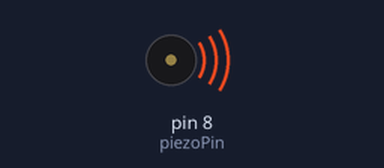
The sketch below on a simulated Arduino Uno, built with avr-gcc and run on an emulated ATmega328P. Shown: buzzer (waves = sounding).

Above: at 3.2 s.
At 3.62 s:
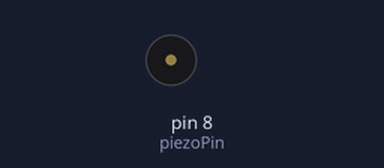
Timing chart, 0 to 4.2 s (numbered marks = the images above):
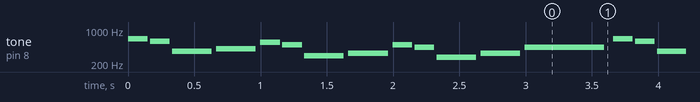

The sketch:

songTest.ino
```cpp
//editing and testing song functions to be integrated into HanselAndGretel.ino
#include "pitches.h"

//CONSTANTS
const int piezoPin = 8;

//WITCHTHEME GLOBALS
int witchTempo = 225;
const int witchMelody[] PROGMEM = {
  // At Doom's Gate (E1M1)
  // Score available at https://musescore.com/pieridot/doom

  NOTE_E2, 8, NOTE_E2, 8, NOTE_E3, 8, NOTE_E2, 8, NOTE_E2, 8, NOTE_D3, 8, NOTE_E2, 8, NOTE_E2, 8, //1
  NOTE_C3, 8, NOTE_E2, 8, NOTE_E2, 8, NOTE_AS2, 8, NOTE_E2, 8, NOTE_E2, 8, NOTE_B2, 8, NOTE_C3, 8,
  NOTE_E2, 8, NOTE_E2, 8, NOTE_E3, 8, NOTE_E2, 8, NOTE_E2, 8, NOTE_D3, 8, NOTE_E2, 8, NOTE_E2, 8,
  NOTE_C3, 8, NOTE_E2, 8, NOTE_E2, 8, NOTE_AS2, -2,

  NOTE_E2, 8, NOTE_E2, 8, NOTE_E3, 8, NOTE_E2, 8, NOTE_E2, 8, NOTE_D3, 8, NOTE_E2, 8, NOTE_E2, 8, //5
  NOTE_C3, 8, NOTE_E2, 8, NOTE_E2, 8, NOTE_AS2, 8, NOTE_E2, 8, NOTE_E2, 8, NOTE_B2, 8, NOTE_C3, 8,
  NOTE_E2, 8, NOTE_E2, 8, NOTE_E3, 8, NOTE_E2, 8, NOTE_E2, 8, NOTE_D3, 8, NOTE_E2, 8, NOTE_E2, 8,
  NOTE_C3, 8, NOTE_E2, 8, NOTE_E2, 8, NOTE_AS2, -2,

  NOTE_E2, 8, NOTE_E2, 8, NOTE_E3, 8, NOTE_E2, 8, NOTE_E2, 8, NOTE_D3, 8, NOTE_E2, 8, NOTE_E2, 8, //9
  NOTE_C3, 8, NOTE_E2, 8, NOTE_E2, 8, NOTE_AS2, 8, NOTE_E2, 8, NOTE_E2, 8, NOTE_B2, 8, NOTE_C3, 8,
  NOTE_E2, 8, NOTE_E2, 8, NOTE_E3, 8, NOTE_E2, 8, NOTE_E2, 8, NOTE_D3, 8, NOTE_E2, 8, NOTE_E2, 8,
  NOTE_C3, 8, NOTE_E2, 8, NOTE_E2, 8, NOTE_AS2, -2,

  NOTE_E2, 8, NOTE_E2, 8, NOTE_E3, 8, NOTE_E2, 8, NOTE_E2, 8, NOTE_D3, 8, NOTE_E2, 8, NOTE_E2, 8, //13
  NOTE_C3, 8, NOTE_E2, 8, NOTE_E2, 8, NOTE_AS2, 8, NOTE_E2, 8, NOTE_E2, 8, NOTE_B2, 8, NOTE_C3, 8,
  NOTE_E2, 8, NOTE_E2, 8, NOTE_E3, 8, NOTE_E2, 8, NOTE_E2, 8, NOTE_D3, 8, NOTE_E2, 8, NOTE_E2, 8,
  NOTE_FS3, -16, NOTE_D3, -16, NOTE_B2, -16, NOTE_A3, -16, NOTE_FS3, -16, NOTE_B2, -16, NOTE_D3, -16, NOTE_FS3, -16, NOTE_A3, -16, NOTE_FS3, -16, NOTE_D3, -16, NOTE_B2, -16,

  NOTE_E2, 8, NOTE_E2, 8, NOTE_E3, 8, NOTE_E2, 8, NOTE_E2, 8, NOTE_D3, 8, NOTE_E2, 8, NOTE_E2, 8, //17
  NOTE_C3, 8, NOTE_E2, 8, NOTE_E2, 8, NOTE_AS2, 8, NOTE_E2, 8, NOTE_E2, 8, NOTE_B2, 8, NOTE_C3, 8,
  NOTE_E2, 8, NOTE_E2, 8, NOTE_E3, 8, NOTE_E2, 8, NOTE_E2, 8, NOTE_D3, 8, NOTE_E2, 8, NOTE_E2, 8,
  NOTE_C3, 8, NOTE_E2, 8, NOTE_E2, 8, NOTE_AS2, -2,

  NOTE_E2, 8, NOTE_E2, 8, NOTE_E3, 8, NOTE_E2, 8, NOTE_E2, 8, NOTE_D3, 8, NOTE_E2, 8, NOTE_E2, 8, //21
  NOTE_C3, 8, NOTE_E2, 8, NOTE_E2, 8, NOTE_AS2, 8, NOTE_E2, 8, NOTE_E2, 8, NOTE_B2, 8, NOTE_C3, 8,
  NOTE_E2, 8, NOTE_E2, 8, NOTE_E3, 8, NOTE_E2, 8, NOTE_E2, 8, NOTE_D3, 8, NOTE_E2, 8, NOTE_E2, 8,
  NOTE_B3, -16, NOTE_G3, -16, NOTE_E3, -16, NOTE_G3, -16, NOTE_B3, -16, NOTE_E4, -16, NOTE_G3, -16, NOTE_B3, -16, NOTE_E4, -16, NOTE_B3, -16, NOTE_G4, -16, NOTE_B4, -16,

  NOTE_A2, 8, NOTE_A2, 8, NOTE_A3, 8, NOTE_A2, 8, NOTE_A2, 8, NOTE_G3, 8, NOTE_A2, 8, NOTE_A2, 8, //25
  NOTE_F3, 8, NOTE_A2, 8, NOTE_A2, 8, NOTE_DS3, 8, NOTE_A2, 8, NOTE_A2, 8, NOTE_E3, 8, NOTE_F3, 8,
  NOTE_A2, 8, NOTE_A2, 8, NOTE_A3, 8, NOTE_A2, 8, NOTE_A2, 8, NOTE_G3, 8, NOTE_A2, 8, NOTE_A2, 8,
  NOTE_F3, 8, NOTE_A2, 8, NOTE_A2, 8, NOTE_DS3, -2
};

//HANSELCRYING GLOBALS
int hanselTempo = 144;
const PROGMEM int hanselMelody[] = {
  // Bloody Tears, from Castlevania II
  // Arranged by Bobby Lee. THe flute part was used
  // https://musescore.com/user/263171/scores/883296

  //B-flat major Bb Eb
  REST, 4, NOTE_G5, 4,
  NOTE_A5, 4, NOTE_AS5, 4,
  NOTE_A5, 4, NOTE_F5, 4,
  NOTE_A5, 4, NOTE_G5, 4,
  REST, 4, NOTE_G5, 4,
  NOTE_A5, 4, NOTE_AS5, 4,
  NOTE_C6, 4, NOTE_AS5, 4,

  NOTE_A5, 4, NOTE_G5, 4, //8
  REST, 4, NOTE_G5, 4,
  NOTE_A5, 4, NOTE_AS5, 4,
  NOTE_A5, 4, NOTE_F5, 4,
  NOTE_A5, 4, NOTE_G5, 4,
  NOTE_D6, 4, REST, 8, NOTE_C6, 8,
  REST, 4, NOTE_AS5, 4,

  NOTE_A5, 4, NOTE_AS5, 8, NOTE_C6, 8, //15
  NOTE_F6, 8, REST, 8, REST, 4,
  NOTE_G5, 16, NOTE_D5, 16, NOTE_D6, 16, NOTE_D5, 16, NOTE_C6, 16, NOTE_D5, 16, NOTE_AS5, 16, NOTE_D5, 16,
  NOTE_A5, 16, NOTE_D5, 16, NOTE_AS5, 16, NOTE_D5, 16, NOTE_A5, 16, NOTE_D5, 16, NOTE_G5, 16, NOTE_D5, 16,
  NOTE_A5, 16, NOTE_D5, 16, NOTE_AS5, 16, NOTE_D5, 16, NOTE_C6, 16, NOTE_D5, 16, NOTE_AS5, 16, NOTE_D5, 16,

  NOTE_A5, 16, NOTE_D5, 16, NOTE_F5, 16, NOTE_D5, 16, NOTE_A5, 16, NOTE_D5, 16, NOTE_G5, 16, NOTE_D5, 16, //20
  NOTE_G5, 16, NOTE_D5, 16, NOTE_D6, 16, NOTE_D5, 16, NOTE_C6, 16, NOTE_D5, 16, NOTE_AS5, 16, NOTE_D5, 16,
  NOTE_A5, 16, NOTE_D5, 16, NOTE_AS5, 16, NOTE_D5, 16, NOTE_A5, 16, NOTE_D5, 16, NOTE_AS5, 16, NOTE_D5, 16,
  NOTE_A5, 16, NOTE_D5, 16, NOTE_AS5, 16, NOTE_D5, 16, NOTE_C6, 16, NOTE_D5, 16, NOTE_AS5, 16, NOTE_D5, 16,
  NOTE_A5, 16, NOTE_D5, 16, NOTE_F5, 16, NOTE_D5, 16, NOTE_A5, 16, NOTE_D5, 16, NOTE_G5, 16, NOTE_D5, 16,

  NOTE_G5, 16, NOTE_D5, 16, NOTE_D6, 16, NOTE_D5, 16, NOTE_C6, 16, NOTE_D5, 16, NOTE_AS5, 16, NOTE_D5, 16, //25
  NOTE_A5, 16, NOTE_D5, 16, NOTE_AS5, 16, NOTE_D5, 16, NOTE_A5, 16, NOTE_D5, 16, NOTE_G5, 16, NOTE_D5, 16,
  NOTE_A5, 16, NOTE_D5, 16, NOTE_AS5, 16, NOTE_D5, 16, NOTE_C6, 16, NOTE_D5, 16, NOTE_AS5, 16, NOTE_D5, 16,
  NOTE_A5, 16, NOTE_D5, 16, NOTE_F5, 16, NOTE_D5, 16, NOTE_A5, 16, NOTE_D5, 16, NOTE_G5, 16, NOTE_D5, 16,
  NOTE_AS5, 16, NOTE_D5, 16, NOTE_D6, 16, NOTE_D5, 16, NOTE_C6, 16, NOTE_D5, 16, NOTE_AS5, 16, NOTE_D5, 16,

  NOTE_A5, 16, NOTE_D5, 16, NOTE_AS5, 16, NOTE_D5, 16, NOTE_A5, 16, NOTE_D5, 16, NOTE_G5, 16, NOTE_D5, 16,
  NOTE_A5, 16, NOTE_D5, 16, NOTE_AS5, 16, NOTE_D5, 16, NOTE_C6, 16, NOTE_D5, 16, NOTE_AS5, 16, NOTE_D5, 16,
  NOTE_A5, 16, NOTE_D5, 16, NOTE_F5, 16, NOTE_D5, 16, NOTE_A5, 16, NOTE_D5, 16, NOTE_G5, 16, NOTE_D5, 16,
  NOTE_C6, 16, NOTE_C6, 16, NOTE_F6, 16, NOTE_D6, 8, REST, 16, REST, 8,
  REST, 4, NOTE_C6, 16, NOTE_AS5, 16
};

//VICTORYTHEME GLOBALS
int victoryTempo = 180;
int victoryMelody[] = {
  // Nokia Ringtone
  // Score available at https://musescore.com/user/29944637/scores/5266155

  NOTE_E5, 8, NOTE_D5, 8, NOTE_FS4, 4, NOTE_GS4, 4,
  NOTE_CS5, 8, NOTE_B4, 8, NOTE_D4, 4, NOTE_E4, 4,
  NOTE_B4, 8, NOTE_A4, 8, NOTE_CS4, 4, NOTE_E4, 4,
  NOTE_A4, 2,
};

void setup() {
  pinMode(piezoPin, OUTPUT);
}

void loop() {
  //  witchTheme();
  //  hanselCrying();
  victoryTheme();
}

//WITCH SONG
void witchTheme() {
  //FIX into here and check in ovenBehavior()

  int notes = sizeof(witchMelody) / sizeof(witchMelody[0]) / 2;
  int wholenote = (60000 * 4) / witchTempo;
  int divider = 0, noteDuration = 0;

  // iterate over the notes of the melody.
  for (int thisNote = 0; thisNote < notes * 2; thisNote = thisNote + 2) {
    divider = pgm_read_word_near(witchMelody + thisNote + 1);
    if (divider > 0) {
      noteDuration = (wholenote) / divider;
    } else if (divider < 0) {
      noteDuration = (wholenote) / abs(divider);
      noteDuration *= 1.5;
    }
    tone(piezoPin, pgm_read_word_near(witchMelody + thisNote), noteDuration * 0.9);
    delay(noteDuration);
    noTone(piezoPin);
  }
}


//HANSEL SONG
void hanselCrying() {
  //FIX into here and check in cageBehavior()
  int notes = sizeof(hanselMelody) / sizeof(hanselMelody[0]) / 2;
  int wholenote = (60000 * 4) / hanselTempo;
  int divider = 0, noteDuration = 0;

  // iterate over the notes of the melody.
  for (int thisNote = 0; thisNote < notes * 2; thisNote = thisNote + 2) {
    divider = pgm_read_word_near(hanselMelody + thisNote + 1);
    if (divider > 0) {
      noteDuration = (wholenote) / divider;
    } else if (divider < 0) {
      noteDuration = (wholenote) / abs(divider);
      noteDuration *= 1.5;
    }
    tone(piezoPin, pgm_read_word_near(hanselMelody + thisNote ), noteDuration * 0.9);
    delay(noteDuration);
    noTone(piezoPin);
  }
}


//VICTORY SONG
void victoryTheme() {
  //FIX into here and check in cageBehavior()
  int notes = sizeof(victoryMelody) / sizeof(victoryMelody[0]) / 2;
  int wholenote = (60000 * 4) / victoryTempo;
  int divider = 0, noteDuration = 0;

  // iterate over the notes of the melody.
  for (int thisNote = 0; thisNote < notes * 2; thisNote = thisNote + 2) {
    divider = victoryMelody[thisNote + 1];
    if (divider > 0) {
      noteDuration = (wholenote) / divider;
    } else if (divider < 0) {
      noteDuration = (wholenote) / abs(divider);
      noteDuration *= 1.5;
    }
    tone(piezoPin, victoryMelody[thisNote], noteDuration * 0.9);
    delay(noteDuration);
    noTone(piezoPin);
  }
}
```

pitches.h
```cpp
/*************************************************
   Public Constants
 *************************************************/

#define NOTE_B0  31
#define NOTE_C1  33
#define NOTE_CS1 35
#define NOTE_D1  37
#define NOTE_DS1 39
#define NOTE_E1  41
#define NOTE_F1  44
#define NOTE_FS1 46
#define NOTE_G1  49
#define NOTE_GS1 52
#define NOTE_A1  55
#define NOTE_AS1 58
#define NOTE_B1  62
#define NOTE_C2  65
#define NOTE_CS2 69
#define NOTE_D2  73
#define NOTE_DS2 78
#define NOTE_E2  82
#define NOTE_F2  87
#define NOTE_FS2 93
#define NOTE_G2  98
#define NOTE_GS2 104
#define NOTE_A2  110
#define NOTE_AS2 117
#define NOTE_B2  123
#define NOTE_C3  131
#define NOTE_CS3 139
#define NOTE_D3  147
#define NOTE_DS3 156
#define NOTE_E3  165
#define NOTE_F3  175
#define NOTE_FS3 185
#define NOTE_G3  196
#define NOTE_GS3 208
#define NOTE_A3  220
#define NOTE_AS3 233
#define NOTE_B3  247
#define NOTE_C4  262
#define NOTE_CS4 277
#define NOTE_D4  294
#define NOTE_DS4 311
#define NOTE_E4  330
#define NOTE_F4  349
#define NOTE_FS4 370
#define NOTE_G4  392
#define NOTE_GS4 415
#define NOTE_A4  440
#define NOTE_AS4 466
#define NOTE_B4  494
#define NOTE_C5  523
#define NOTE_CS5 554
#define NOTE_D5  587
#define NOTE_DS5 622
#define NOTE_E5  659
#define NOTE_F5  698
#define NOTE_FS5 740
#define NOTE_G5  784
#define NOTE_GS5 831
#define NOTE_A5  880
#define NOTE_AS5 932
#define NOTE_B5  988
#define NOTE_C6  1047
#define NOTE_CS6 1109
#define NOTE_D6  1175
#define NOTE_DS6 1245
#define NOTE_E6  1319
#define NOTE_F6  1397
#define NOTE_FS6 1480
#define NOTE_G6  1568
#define NOTE_GS6 1661
#define NOTE_A6  1760
#define NOTE_AS6 1865
#define NOTE_B6  1976
#define NOTE_C7  2093
#define NOTE_CS7 2217
#define NOTE_D7  2349
#define NOTE_DS7 2489
#define NOTE_E7  2637
#define NOTE_F7  2794
#define NOTE_FS7 2960
#define NOTE_G7  3136
#define NOTE_GS7 3322
#define NOTE_A7  3520
#define NOTE_AS7 3729
#define NOTE_B7  3951
#define NOTE_C8  4186
#define NOTE_CS8 4435
#define NOTE_D8  4699
#define NOTE_DS8 4978
#define REST 0
```

Measured:
- by itself, tone on pin 8 (piezoPin): plays 659 Hz for 0.15 s, 587 Hz for 0.15 s, 370 Hz for 0.30 s, 415 Hz for 0.30 s, 554 Hz for 0.15 s, 494 Hz for 0.15 s … (463 notes in this stretch)
